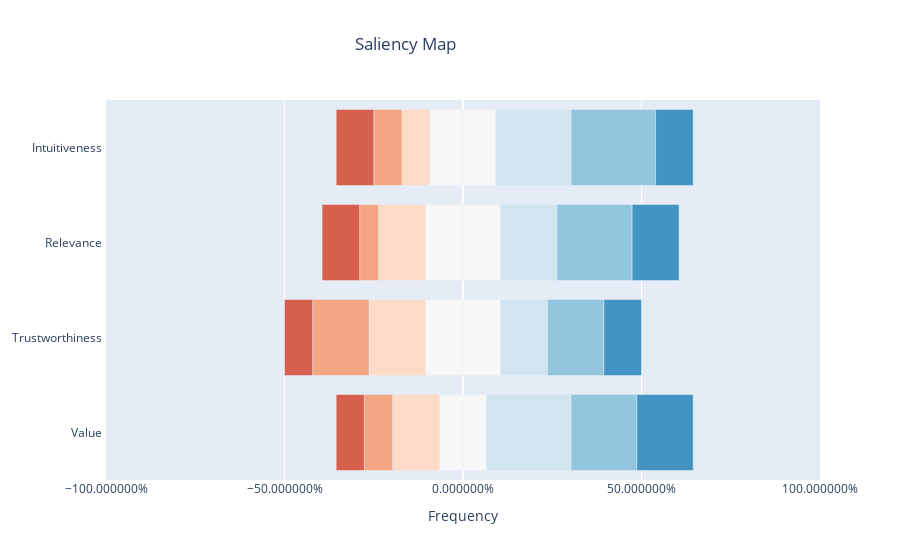
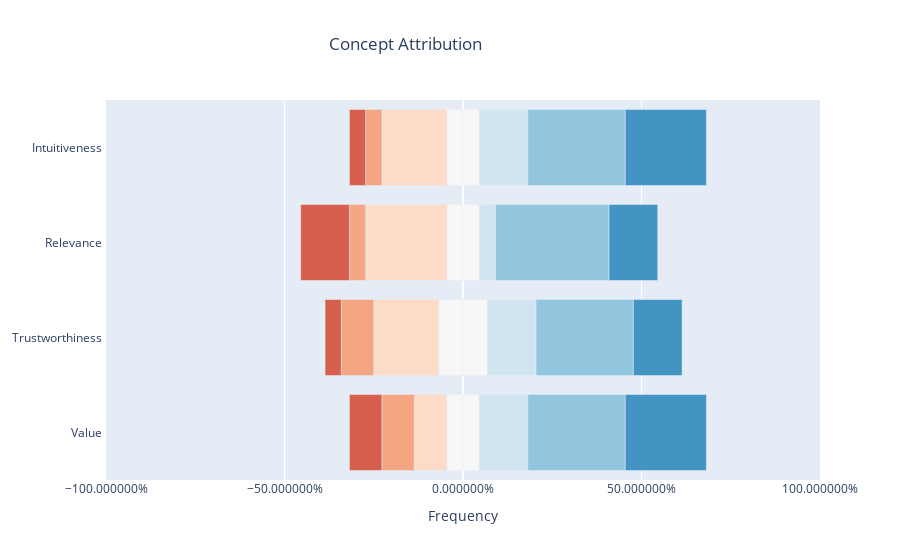
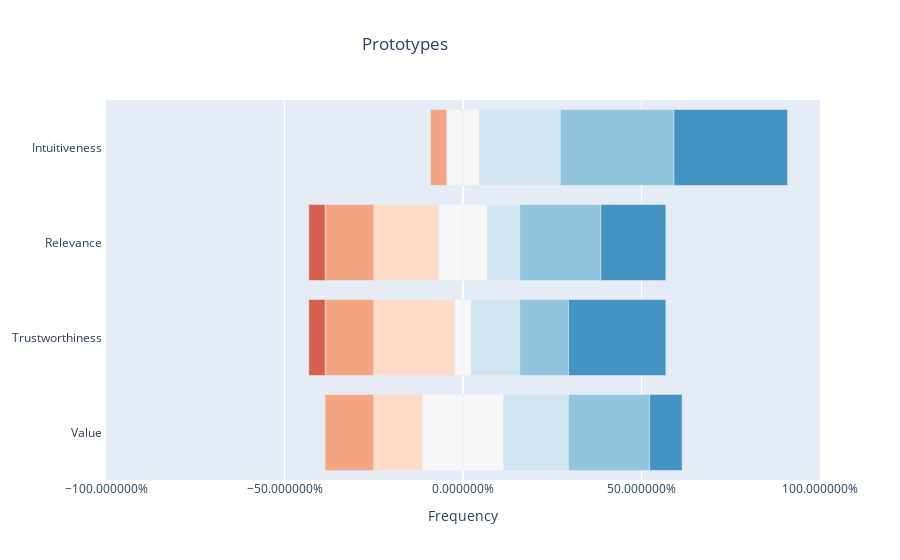
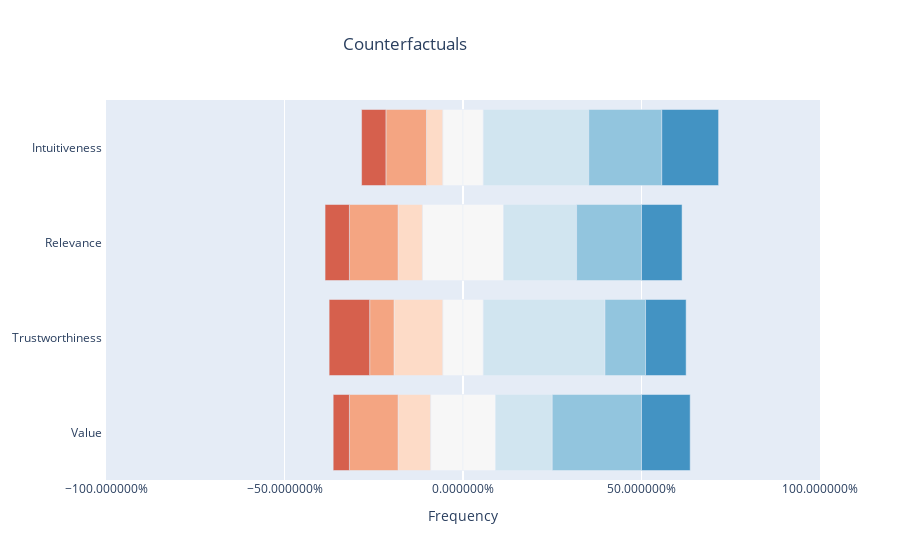

The notebook cell saved with these charts, in order:
### Code cell
def stackedBarChartDF(sub_df: pd.DataFrame, title: str,labels: list, palette, save_fig: bool = False, save_dir: str = "images"):
    #throw out non-numeric data
    numerics = ['int16', 'int32', 'int64', 'float16', 'float32', 'float64']
    int_df = sub_df.select_dtypes(include=numerics).dropna()
    data = int_df.values

    #get the occurences in the respective column
    understandability = Counter(data[:,0])
    usability = Counter(data[:,1])
    value = Counter(data[:,2])
    informativeness = Counter(data[:,3])

    fig = go.Figure() #type: ignore
    category_order = ["Strongly disagree","Disagree","Slightly disagree","Neutral","Slightly agree","Agree","Strongly agree"]
    
    def add_bar_trace(num, x_format):
        num_order = [1,2,3,4,5,6,7]
        rating = num_order[num]
        counts = [understandability[rating],value[rating],informativeness[rating],usability[rating]]
        total_count = sum(understandability.values())

        xvals = [x_format(count)/total_count for count in counts]

        fig.add_trace(
            go.Bar(
                x=xvals,
                y=labels,
                orientation='h',
                name=category_order[num],
                # customdata=xvals,
                # hovertemplate = "%{y}: %{customdata}",
                width=0.8,
                marker_color=palette[num]
                    )) #type: ignore

    #negative side
    add_bar_trace(3, lambda x: x * -0.5)
    for num in reversed(range(0,3)):
        add_bar_trace(num, lambda x: x *-1)

    #positive side
    add_bar_trace(3, lambda x: x * 0.5)
    for num in range(4,7):
        add_bar_trace(num, lambda x: x)

    fig.update_layout(barmode='relative', 
                    yaxis_autorange='reversed',
                    legend_y=0.5,
                    title = title,
                    title_x = 0.45,
                    xaxis = {
                        "tick0" : 0,
                        "title": "Frequency",
                        "tickformat" : '%',
                        "range" : [-1,1]
                        },
                    showlegend=False
    )
    fig.show()

    if save_fig:
        if not os.path.exists(save_dir):
            os.mkdir(save_dir)
        
        fig.write_image(f"{save_dir}/{name}.png")


#boxPlotDF(trust_df,"Trust Based Methods")

labels = ["Intuitiveness ","Relevance ","Trustworthiness ","Value "]
palette = [plotly.colors.diverging.RdBu[n] for n in [2,3,4,5,6,7,8]] #type: ignore

for name, df in dfs.items():
    stackedBarChartDF(df,name,labels, palette, save_fig=True, save_dir=os.path.splitext(results_filepath)[0])

#function to get most relevant statistical measures for single column
def descriptiveStatistics(column):
    print(df[column].describe())

#descriptiveStatistics("user_profiling_useOfDP")

### Figure 1 — Plotly figure (JSON) as saved in the notebook; plotly's stock layout.template omitted (floating-point values rounded to 4 significant figures)
{"data": [{"marker": {"color": "rgb(247,247,247)"}, "name": "Neutral", "orientation": "h", "type": "bar", "width": 0.8, "x": [-0.09211, -0.1053, -0.1053, -0.06579], "y": ["Intuitiveness ", "Relevance ", "Trustworthiness ", "Value "]}, {"marker": {"color": "rgb(253,219,199)"}, "name": "Slightly disagree", "orientation": "h", "type": "bar", "width": 0.8, "x": [-0.07895, -0.1316, -0.1579, -0.1316], "y": ["Intuitiveness ", "Relevance ", "Trustworthiness ", "Value "]}, {"marker": {"color": "rgb(244,165,130)"}, "name": "Disagree", "orientation": "h", "type": "bar", "width": 0.8, "x": [-0.07895, -0.05263, -0.1579, -0.07895], "y": ["Intuitiveness ", "Relevance ", "Trustworthiness ", "Value "]}, {"marker": {"color": "rgb(214,96,77)"}, "name": "Strongly disagree", "orientation": "h", "type": "bar", "width": 0.8, "x": [-0.1053, -0.1053, -0.07895, -0.07895], "y": ["Intuitiveness ", "Relevance ", "Trustworthiness ", "Value "]}, {"marker": {"color": "rgb(247,247,247)"}, "name": "Neutral", "orientation": "h", "type": "bar", "width": 0.8, "x": [0.09211, 0.1053, 0.1053, 0.06579], "y": ["Intuitiveness ", "Relevance ", "Trustworthiness ", "Value "]}, {"marker": {"color": "rgb(209,229,240)"}, "name": "Slightly agree", "orientation": "h", "type": "bar", "width": 0.8, "x": [0.2105, 0.1579, 0.1316, 0.2368], "y": ["Intuitiveness ", "Relevance ", "Trustworthiness ", "Value "]}, {"marker": {"color": "rgb(146,197,222)"}, "name": "Agree", "orientation": "h", "type": "bar", "width": 0.8, "x": [0.2368, 0.2105, 0.1579, 0.1842], "y": ["Intuitiveness ", "Relevance ", "Trustworthiness ", "Value "]}, {"marker": {"color": "rgb(67,147,195)"}, "name": "Strongly agree", "orientation": "h", "type": "bar", "width": 0.8, "x": [0.1053, 0.1316, 0.1053, 0.1579], "y": ["Intuitiveness ", "Relevance ", "Trustworthiness ", "Value "]}], "layout": {"barmode": "relative", "legend": {"y": 0.5}, "showlegend": false, "title": {"text": "Saliency Map", "x": 0.45}, "xaxis": {"range": [-1, 1], "tick0": 0, "tickformat": "%", "title": {"text": "Frequency"}}, "yaxis": {"autorange": "reversed"}}}

### Figure 2 — Plotly figure (JSON) as saved in the notebook; plotly's stock layout.template omitted (floating-point values rounded to 4 significant figures)
{"data": [{"marker": {"color": "rgb(247,247,247)"}, "name": "Neutral", "orientation": "h", "type": "bar", "width": 0.8, "x": [-0.04545, -0.04545, -0.06818, -0.04545], "y": ["Intuitiveness ", "Relevance ", "Trustworthiness ", "Value "]}, {"marker": {"color": "rgb(253,219,199)"}, "name": "Slightly disagree", "orientation": "h", "type": "bar", "width": 0.8, "x": [-0.1818, -0.2273, -0.1818, -0.09091], "y": ["Intuitiveness ", "Relevance ", "Trustworthiness ", "Value "]}, {"marker": {"color": "rgb(244,165,130)"}, "name": "Disagree", "orientation": "h", "type": "bar", "width": 0.8, "x": [-0.04545, -0.04545, -0.09091, -0.09091], "y": ["Intuitiveness ", "Relevance ", "Trustworthiness ", "Value "]}, {"marker": {"color": "rgb(214,96,77)"}, "name": "Strongly disagree", "orientation": "h", "type": "bar", "width": 0.8, "x": [-0.04545, -0.1364, -0.04545, -0.09091], "y": ["Intuitiveness ", "Relevance ", "Trustworthiness ", "Value "]}, {"marker": {"color": "rgb(247,247,247)"}, "name": "Neutral", "orientation": "h", "type": "bar", "width": 0.8, "x": [0.04545, 0.04545, 0.06818, 0.04545], "y": ["Intuitiveness ", "Relevance ", "Trustworthiness ", "Value "]}, {"marker": {"color": "rgb(209,229,240)"}, "name": "Slightly agree", "orientation": "h", "type": "bar", "width": 0.8, "x": [0.1364, 0.04545, 0.1364, 0.1364], "y": ["Intuitiveness ", "Relevance ", "Trustworthiness ", "Value "]}, {"marker": {"color": "rgb(146,197,222)"}, "name": "Agree", "orientation": "h", "type": "bar", "width": 0.8, "x": [0.2727, 0.3182, 0.2727, 0.2727], "y": ["Intuitiveness ", "Relevance ", "Trustworthiness ", "Value "]}, {"marker": {"color": "rgb(67,147,195)"}, "name": "Strongly agree", "orientation": "h", "type": "bar", "width": 0.8, "x": [0.2273, 0.1364, 0.1364, 0.2273], "y": ["Intuitiveness ", "Relevance ", "Trustworthiness ", "Value "]}], "layout": {"barmode": "relative", "legend": {"y": 0.5}, "showlegend": false, "title": {"text": "Concept Attribution", "x": 0.45}, "xaxis": {"range": [-1, 1], "tick0": 0, "tickformat": "%", "title": {"text": "Frequency"}}, "yaxis": {"autorange": "reversed"}}}

### Figure 3 — Plotly figure (JSON) as saved in the notebook; plotly's stock layout.template omitted (floating-point values rounded to 4 significant figures)
{"data": [{"marker": {"color": "rgb(247,247,247)"}, "name": "Neutral", "orientation": "h", "type": "bar", "width": 0.8, "x": [-0.04545, -0.06818, -0.02273, -0.1136], "y": ["Intuitiveness ", "Relevance ", "Trustworthiness ", "Value "]}, {"marker": {"color": "rgb(253,219,199)"}, "name": "Slightly disagree", "orientation": "h", "type": "bar", "width": 0.8, "x": [0, -0.1818, -0.2273, -0.1364], "y": ["Intuitiveness ", "Relevance ", "Trustworthiness ", "Value "]}, {"marker": {"color": "rgb(244,165,130)"}, "name": "Disagree", "orientation": "h", "type": "bar", "width": 0.8, "x": [-0.04545, -0.1364, -0.1364, -0.1364], "y": ["Intuitiveness ", "Relevance ", "Trustworthiness ", "Value "]}, {"marker": {"color": "rgb(214,96,77)"}, "name": "Strongly disagree", "orientation": "h", "type": "bar", "width": 0.8, "x": [0, -0.04545, -0.04545, 0], "y": ["Intuitiveness ", "Relevance ", "Trustworthiness ", "Value "]}, {"marker": {"color": "rgb(247,247,247)"}, "name": "Neutral", "orientation": "h", "type": "bar", "width": 0.8, "x": [0.04545, 0.06818, 0.02273, 0.1136], "y": ["Intuitiveness ", "Relevance ", "Trustworthiness ", "Value "]}, {"marker": {"color": "rgb(209,229,240)"}, "name": "Slightly agree", "orientation": "h", "type": "bar", "width": 0.8, "x": [0.2273, 0.09091, 0.1364, 0.1818], "y": ["Intuitiveness ", "Relevance ", "Trustworthiness ", "Value "]}, {"marker": {"color": "rgb(146,197,222)"}, "name": "Agree", "orientation": "h", "type": "bar", "width": 0.8, "x": [0.3182, 0.2273, 0.1364, 0.2273], "y": ["Intuitiveness ", "Relevance ", "Trustworthiness ", "Value "]}, {"marker": {"color": "rgb(67,147,195)"}, "name": "Strongly agree", "orientation": "h", "type": "bar", "width": 0.8, "x": [0.3182, 0.1818, 0.2727, 0.09091], "y": ["Intuitiveness ", "Relevance ", "Trustworthiness ", "Value "]}], "layout": {"barmode": "relative", "legend": {"y": 0.5}, "showlegend": false, "title": {"text": "Prototypes", "x": 0.45}, "xaxis": {"range": [-1, 1], "tick0": 0, "tickformat": "%", "title": {"text": "Frequency"}}, "yaxis": {"autorange": "reversed"}}}

### Figure 4 — Plotly figure (JSON) as saved in the notebook; plotly's stock layout.template omitted (floating-point values rounded to 4 significant figures)
{"data": [{"marker": {"color": "rgb(247,247,247)"}, "name": "Neutral", "orientation": "h", "type": "bar", "width": 0.8, "x": [-0.05682, -0.1136, -0.05682, -0.09091], "y": ["Intuitiveness ", "Relevance ", "Trustworthiness ", "Value "]}, {"marker": {"color": "rgb(253,219,199)"}, "name": "Slightly disagree", "orientation": "h", "type": "bar", "width": 0.8, "x": [-0.04545, -0.06818, -0.1364, -0.09091], "y": ["Intuitiveness ", "Relevance ", "Trustworthiness ", "Value "]}, {"marker": {"color": "rgb(244,165,130)"}, "name": "Disagree", "orientation": "h", "type": "bar", "width": 0.8, "x": [-0.1136, -0.1364, -0.06818, -0.1364], "y": ["Intuitiveness ", "Relevance ", "Trustworthiness ", "Value "]}, {"marker": {"color": "rgb(214,96,77)"}, "name": "Strongly disagree", "orientation": "h", "type": "bar", "width": 0.8, "x": [-0.06818, -0.06818, -0.1136, -0.04545], "y": ["Intuitiveness ", "Relevance ", "Trustworthiness ", "Value "]}, {"marker": {"color": "rgb(247,247,247)"}, "name": "Neutral", "orientation": "h", "type": "bar", "width": 0.8, "x": [0.05682, 0.1136, 0.05682, 0.09091], "y": ["Intuitiveness ", "Relevance ", "Trustworthiness ", "Value "]}, {"marker": {"color": "rgb(209,229,240)"}, "name": "Slightly agree", "orientation": "h", "type": "bar", "width": 0.8, "x": [0.2955, 0.2045, 0.3409, 0.1591], "y": ["Intuitiveness ", "Relevance ", "Trustworthiness ", "Value "]}, {"marker": {"color": "rgb(146,197,222)"}, "name": "Agree", "orientation": "h", "type": "bar", "width": 0.8, "x": [0.2045, 0.1818, 0.1136, 0.25], "y": ["Intuitiveness ", "Relevance ", "Trustworthiness ", "Value "]}, {"marker": {"color": "rgb(67,147,195)"}, "name": "Strongly agree", "orientation": "h", "type": "bar", "width": 0.8, "x": [0.1591, 0.1136, 0.1136, 0.1364], "y": ["Intuitiveness ", "Relevance ", "Trustworthiness ", "Value "]}], "layout": {"barmode": "relative", "legend": {"y": 0.5}, "showlegend": false, "title": {"text": "Counterfactuals", "x": 0.45}, "xaxis": {"range": [-1, 1], "tick0": 0, "tickformat": "%", "title": {"text": "Frequency"}}, "yaxis": {"autorange": "reversed"}}}
